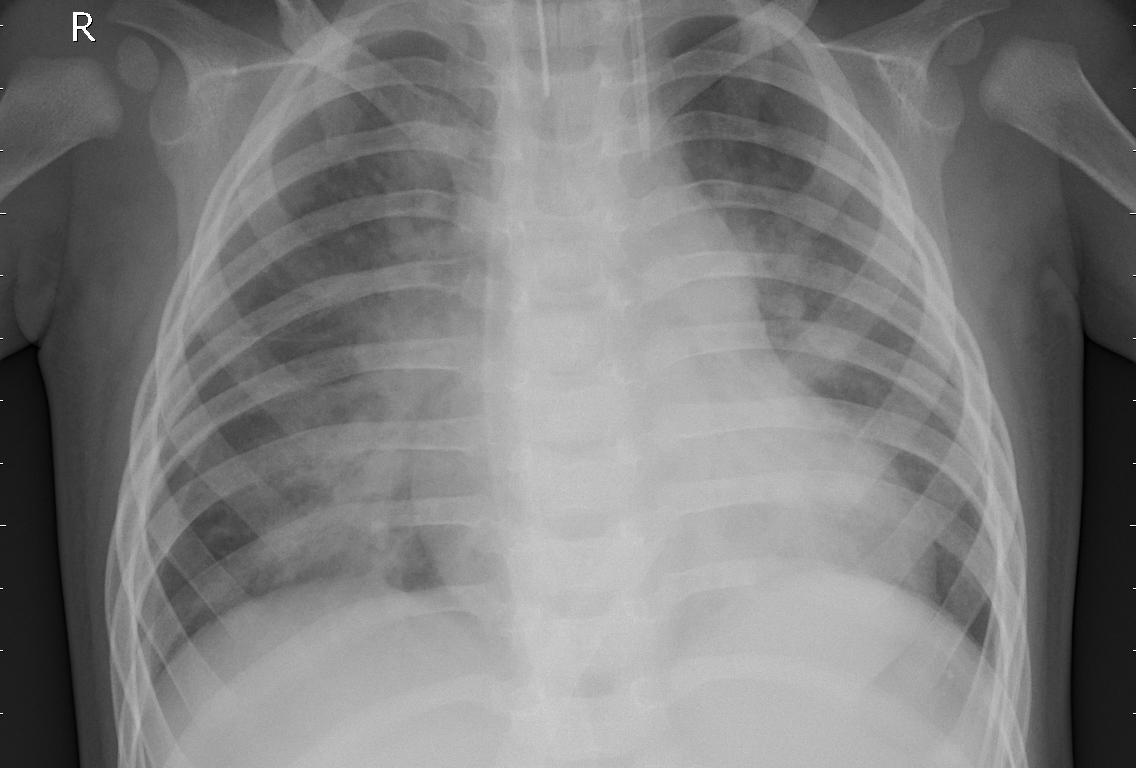
#> input picture deploy/web_v2/samples/bacterial.jpeg, 1136 x 768 px, found by its file name
$ python filter_demo.py --images ../deploy/web_v2/samples --image ../deploy/web_v2/samples/bacterial.jpeg --out out.png
#> lines starting #> are read from the running program, lines starting #| are printed output that depends on the picture
### training/shift_filters.py
"""장비 차이를 흉내 내는 고전 필터 모음 (장비 차이 민감도 시험용).

이 데이터는 한 병원(광저우)의 장비로 찍은 사진이다. 다른 병원 장비에서 찍으면
사진의 흐림·선명도·노이즈·밝기·대비·압축 정도가 달라진다. 실제 다른 병원 데이터가
없으므로, 그런 차이를 고전 영상처리 필터로 흉내 내서 모델이 얼마나 버티는지 본다.

규칙
- 모든 필터는 224×224 회색조(uint8) 영상에 적용한다. 원본 크기가 384~2916 픽셀로
  제각각이라, 같은 크기로 줄인 뒤 적용해야 σ(픽셀 단위) 같은 강도가 모든 사진에서
  같은 의미를 가진다.
- 결과를 디스크에 저장하지 않는다. 사진을 읽는 순간 메모리에서만 적용한다.
- 같은 입력에는 항상 같은 출력이 나온다 (노이즈도 사진마다 고정된 seed를 쓴다).
- numpy, cv2(OpenCV), PIL, 표준 라이브러리만 쓴다. 학습 서버(컨테이너)에도
  opencv-python 4.9.0.80, numpy 1.26.4가 있음을 확인했다.

사용 예:
    from shift_filters import SHIFTS, apply_shift
    out = apply_shift(gray_224, "blur", level=2, seed=123)
"""
import io

import cv2
import numpy as np
from PIL import Image

INPUT_SIZE = 224

# 필터 정의. level 0은 항상 "원본 그대로"이고, 1·2·3으로 갈수록 강해진다.
# 강도는 "실제 장비 차이로 있을 법한 범위"를 근거로 정했다 (근거: reports/shift_test/filter_rationale.md).
# 점수를 보고 고르지 않는다. 시험 전에 고정한다 (v2, 2026-10-19).
# 크기 감각: 224 픽셀이 가슴 폭 약 20cm에 해당하므로 1픽셀은 약 1mm다.
SHIFTS = {
    "blur": {
        "title": "흐림 (LPF 가우시안)",
        "situation": "CR 판처럼 해상도가 낮은 검출기, 환자 움직임",
        "param": "sigma",
        "levels": [0.5, 1.0, 2.0],
    },
    "sharpen": {
        "title": "경계 강조 (HPF 언샤프)",
        "situation": "제조사가 자동으로 거는 경계 강조 후처리",
        "param": "alpha (sigma 2)",
        "levels": [0.5, 1.0, 2.0],
    },
    "noise": {
        "title": "노이즈 (가우시안)",
        "situation": "저선량 촬영 (소아는 선량을 낮춰 찍음)",
        "param": "std (0~255 기준)",
        "levels": [4.0, 8.0, 16.0],
    },
    "bright": {
        "title": "밝게 (감마 < 1)",
        "situation": "과다 노출, 밝게 맞춘 표시 설정",
        "param": "gamma",
        "levels": [0.85, 0.7, 0.55],
    },
    "dark": {
        "title": "어둡게 (감마 > 1)",
        "situation": "노출 부족, 어둡게 맞춘 표시 설정",
        "param": "gamma",
        "levels": [1.2, 1.45, 1.8],
    },
    "contrast": {
        "title": "대비 감소",
        "situation": "산란선 차단 격자 없이 촬영, 창 설정 차이로 뿌연 사진",
        "param": "factor (평균 기준 축소)",
        "levels": [0.85, 0.7, 0.55],
    },
    "equalize": {
        "title": "대비 보정 (CLAHE / HE)",
        "situation": "제조사·병원마다 다른 자동 대비 보정",
        "param": "method",
        "levels": ["clahe_1.5", "clahe_3.0", "he"],
    },
    "jpeg": {
        "title": "압축 (JPEG)",
        "situation": "PACS 밖으로 내보내기, 메신저 전송, 재압축",
        "param": "quality",
        "levels": [75, 40, 20],
    },
}


def to_gray(image, size=INPUT_SIZE):
    """PIL 영상을 회색조로 바꾸고 size×size로 줄인다 (자르기 없음)."""
    gray = image.convert("L").resize((size, size), Image.BILINEAR)
    return np.asarray(gray, dtype=np.uint8)


def to_gray_224(image):
    """PIL 영상을 회색조로 바꾸고 224×224로 줄인다 (자르기 없음)."""
    return to_gray(image, INPUT_SIZE)


def _clip_uint8(x):
    return np.clip(np.rint(x), 0, 255).astype(np.uint8)


# [4 lines left out: function _gaussian, not called in this run]


def blur(img, sigma):
    """사진을 뿌옇게 만든다. 안경을 벗고 보는 것과 비슷하다."""
    return _gaussian(img, sigma)


# [74 lines left out: functions sharpen, add_noise, gamma_curve, reduce_contrast, equalize, jpeg and 1 more, not called in this run]

### src/gradcam.py
"""Grad-CAM: 모델이 사진의 어디를 보고 판단했는지 열지도로 보여 준다 (가이드 12장).

비유: 학생이 답을 고를 때 시험지의 어느 줄에 형광펜을 그었는지 보는 것과 같다.
형광펜 자국은 "참고한 곳"일 뿐, 그 줄이 정답의 근거라는 증명은 아니다.
그래서 이 열지도는 모델의 참고 영역이지 병변 경계나 임상적 원인의 증거가 아니다.

두 가지 질문
  Q1 (test, 최종 모델 D): 정상 사진을 폐렴으로 틀릴 때 폐(중앙)를 보는가, 테두리·모서리(표식·배경)를 보는가.
  Q2 (val, 실험 B vs D): 노이즈(std 16)를 넣으면 B 는 바이러스성으로 쏠리고 D 는 버틴다.
      같은 사진에서 두 모델의 열지도가 노이즈 전후로 어떻게 바뀌는가.

규칙
  - 재학습 없음, 임계값 조정 없음, AWS 사용 없음. CPU 만 쓴다 (MPS 사용 안 함). 스레드는 5개로 제한.
  - Q1 은 test 예측표(reports/test_eval/aws/test_predictions.csv)에서 excluded==False 인 618장만 연다.
    입력 전처리는 학습·평가와 똑같은 P0 (train.py 의 build_transform("P0")).
  - Q2 는 val 행만 연다. 입력 경로는 장비 차이 시험(shift_eval.py)과 똑같이
    "회색조 → 224 → (노이즈) → 3채널 → 정규화", 노이즈 seed 는 42 + (val 안에서의 순번).
  - 외부 Grad-CAM 라이브러리를 쓰지 않고 PyTorch 훅으로 직접 구현한다.

사용 예 (p1 폴더에서):
    .venv/bin/python src/gradcam.py

결과 (reports/gradcam/):
    cam_region_stats.csv     사진·지도별 영역 비율 (테두리 / 위 모서리 / 중앙 흉부 상자)
    gradcam_summary.json     보고서에 쓴 숫자 전부
    gradcam_tables.md        자동으로 만든 표 (보고서 원본 숫자)
    q1_test_examples.png     test 그룹별 예시 4장씩 (D, 예측 클래스 지도)
    q1_misclassified_pred_vs_true.png  정상 오분류 예시의 예측 클래스 지도 vs 정답(정상) 클래스 지도
    q1_mean_maps.png         test 그룹별 평균 지도 + 영역 정의 그림
    q2_noise_B_vs_D.png      val 사진의 [원본 B / 노이즈 B / 원본 D / 노이즈 D]
    q2_mean_maps.png         val 평균 지도 (원본·노이즈, B·D)
"""
import argparse
import csv
import json
import sys
import time
from pathlib import Path

import numpy as np
import torch
import torch.nn.functional as F
from PIL import Image
from scipy import stats

ROOT = Path(__file__).resolve().parents[1]
sys.path.insert(0, str(ROOT / "training"))
sys.path.insert(0, str(ROOT / "src"))
import train as T  # noqa: E402  (P0 전처리·지표를 학습 코드와 똑같이 쓰기 위해)
from shift_filters import SHIFTS, apply_shift, to_gray_224  # noqa: E402
from shift_eval import gray_to_tensor, load_model  # noqa: E402  (장비 차이 시험과 같은 모델 로드·입력 경로)

CLASS_KO = ["정상", "세균성", "바이러스성"]
SIZE = 224
NOISE_LEVEL = 3  # shift_filters 의 noise 강도 3 = std 16 (0~255 기준)
MODEL_DIRS = {
    "B": ROOT / "runs/results/b-20261019-103853/model",
    "D": ROOT / "runs/results/d-20261019-134621/model",
}
JOB_NAMES = {
    "B": "p1-cxr-<학생ID>-b-20261019-103853",
    "D": "p1-cxr-<학생ID>-d-20261019-134621",
}
# test 결과 그룹: (이름, 정답, 예측, 한국어 설명)
GROUPS = [
    ("N→N", 0, 0, "정상→정상 (맞힘)"),
    ("N→V", 0, 2, "정상→바이러스성 (틀림)"),
    ("N→B", 0, 1, "정상→세균성 (틀림)"),
    ("B→B", 1, 1, "세균성→세균성 (맞힘)"),
    ("V→V", 2, 2, "바이러스성→바이러스성 (맞힘)"),
    ("B→V", 1, 2, "세균성→바이러스성 (틀림)"),
    ("V→B", 2, 1, "바이러스성→세균성 (틀림)"),
]
GROUP_KO = {g[0]: g[3] for g in GROUPS}
REGIONS = ["center", "border", "corner"]  # 주 지표 세 개 (표의 열 순서도 이 순서)
SUB_BANDS = ["band_top", "band_bottom", "band_sides"]  # 테두리 띠를 위·아래·좌우로 나눈 것 (어느 쪽 테두리인지)
METRICS = REGIONS + SUB_BANDS + ["active", "cy"]
METRIC_KO = {"center": "중앙 흉부 상자", "border": "테두리 띠", "corner": "위 모서리",
             "band_top": "테두리-위", "band_bottom": "테두리-아래", "band_sides": "테두리-좌우",
             "active": "활성 면적(≥0.5)", "cy": "무게중심 세로(0 위~1 아래)"}


# ----------------------------------------------------------------------------
# Grad-CAM
# ----------------------------------------------------------------------------
class GradCAM:
    """model.layer4[-1] (출력 512채널 × 7×7) 기준 표준 Grad-CAM.

    순서: (1) 대상 클래스 점수(softmax 전 logit)를 layer4 출력으로 미분한다.
          (2) 채널마다 기울기를 7×7 평균 → 그 채널의 "중요도" 가중치.
          (3) 가중치 × 특징 지도를 채널 방향으로 더한다 → ReLU (그 클래스 쪽으로 미는 곳만 남김).
          (4) 224×224 로 쌍선형 확대 → 사진마다 0~1 로 정규화(최소-최대).
    속도: 몸통(conv1~layer4) 파라미터의 기울기는 필요 없으므로, 훅에서 layer4 출력을 떼어 내
          그 지점부터만 미분한다. 그래서 역전파는 avgpool + fc 만 지나간다.
    """

    # [36 lines left out: functions __init__, _hook, __call__, not called in this run]


# ----------------------------------------------------------------------------
# 영역 지표 (폐 마스크가 없어서 쓰는 상자 근사)
# ----------------------------------------------------------------------------
def region_masks(size=SIZE):
    """224×224 위의 세 영역. 픽셀 중심 좌표를 0~1 로 보고 정한다."""
    c = (np.arange(size) + 0.5) / size
    X, Y = np.meshgrid(c, c)  # X: 가로(왼→오), Y: 세로(위→아래)
    border = (X < 0.15) | (X > 0.85) | (Y < 0.15) | (Y > 0.85)
    corner = (Y < 0.20) & ((X < 0.20) | (X > 0.80))
    center = (X >= 0.15) & (X < 0.85) & (Y >= 0.10) & (Y < 0.85)
    # 테두리 띠 세분: 위(세로 0~15%), 아래(85~100%), 좌우(나머지 높이에서 가로 바깥 15%). 세 개를 더하면 테두리 띠.
    band_top = Y < 0.15
    band_bottom = Y > 0.85
    band_sides = ~band_top & ~band_bottom & ((X < 0.15) | (X > 0.85))
    return {"center": center, "border": border, "corner": corner,
            "band_top": band_top, "band_bottom": band_bottom, "band_sides": band_sides}


MASKS = region_masks()
AREA = {k: float(m.mean()) for k, m in MASKS.items()}  # 지도가 고르게 퍼져 있을 때의 기대 비율
_YC = ((np.arange(SIZE) + 0.5) / SIZE)[:, None].repeat(SIZE, 1).ravel()  # 픽셀 세로 좌표 0~1


# [50 lines left out: functions region_fractions, metric_cols, pearson_rows, bootstrap_diff, bootstrap_mean, denorm_gray, not called in this run]


# ----------------------------------------------------------------------------
# 그림
# ----------------------------------------------------------------------------
def setup_matplotlib():
    import matplotlib
    matplotlib.use("Agg")
    import matplotlib.pyplot as plt
    from matplotlib import font_manager
    font_manager.fontManager.addfont("/System/Library/Fonts/AppleSDGothicNeo.ttc")
    plt.rcParams["font.family"] = "Apple SD Gothic Neo"
    plt.rcParams["axes.unicode_minus"] = False
    return plt


# [8 lines left out: function overlay, not called in this run]


def prob_text(p):
    return f"정상 {p[0]:.2f} · 세균 {p[1]:.2f} · 바이러스 {p[2]:.2f}"


# [468 lines left out: functions draw_regions, sanity_checks, run_q1, run_q2, write_tables, not called in this run]


# ----------------------------------------------------------------------------
# main
# ----------------------------------------------------------------------------
Q2_COLS = ["center", "border", "band_bottom", "corner", "active", "cy"]
FIELDS = ["split", "model", "condition", "target_kind", "target_class", "relative_path", "true_label", "pred_label",
          "p_normal", "p_bacterial", "p_viral", "outcome_group", "center_frac", "border_frac", "corner_frac",
          "band_top_frac", "band_bottom_frac", "band_sides_frac", "active_area", "cam_cy", "cam_nonzero",
          "corr_with_clean"]


# [46 lines left out: function main, not called in this run]


# [2 lines that do not run on import are left out]

### src/filter_demo.py
"""장비 차이 필터를 실제 흉부 X선 한 장에 걸어 크게 보여 주는 그림 (발표·설명용, 모델과 무관).

그림 1 demo_grid.png  원본 + 필터 8종(가장 센 단계)을 한 화면에 (3×3)
그림 2 demo_zoom.png  흐림·경계 강조·노이즈·JPEG 는 전체 사진에서 구분하기 어려워서 64×64 영역을 확대해 원본·약·중·강을 나란히

필터와 강도는 training/shift_filters.py 의 SHIFTS 그대로다 (시험 전에 고정한 값). 224×224 회색조에서 적용한다.

사용 예 (p1 폴더에서):
    .venv/bin/python src/filter_demo.py --images ~/data/chest_xray --image train/NORMAL/IM-0487-0001.jpeg --out reports/shift_gallery
"""
import argparse
import sys
from pathlib import Path

import numpy as np
from PIL import Image

ROOT = Path(__file__).resolve().parents[1]
sys.path.insert(0, str(ROOT / "training"))
sys.path.insert(0, str(ROOT / "src"))
from shift_filters import SHIFTS, apply_shift, to_gray_224  # noqa: E402
from gradcam import setup_matplotlib  # noqa: E402

# 3×3 배치 순서 (원본 포함 9칸)
GRID = ["original", "blur", "sharpen", "noise", "bright", "dark", "contrast", "equalize", "jpeg"]
ZOOM_FILTERS = ["blur", "sharpen", "noise", "jpeg"]
CROP = (slice(70, 134), slice(30, 94))  # 확대할 64×64 영역 (왼쪽 폐 윗부분, 갈비뼈와 폐 무늬가 보이는 곳)


def level_text(name, lv):
    v = SHIFTS[name]["levels"][lv - 1]
    return f"{v}"


# [54 lines left out: functions fig_grid, fig_zoom, save_tiles, not called in this run]


def main():
    ap = argparse.ArgumentParser()
    ap.add_argument("--images", required=True, help="이미지 루트 (예: ~/data/chest_xray)")
    ap.add_argument("--image", required=True, help="이미지 루트 기준 상대 경로")
    ap.add_argument("--out", required=True)
    args = ap.parse_args()
    out = Path(args.out)
    out.mkdir(parents=True, exist_ok=True)
    with Image.open(Path(args.images).expanduser() / args.image) as im:
#> im is the input picture: PIL image 1136x768 L; min 0, max 255, mean 125.1
        g = to_gray_224(im)
#> in to_gray, `gray = image.convert("L").resize((size, size), Image.BILINEAR)`:
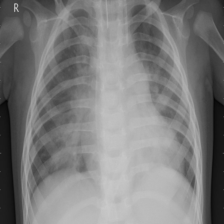
#> gray: PIL image 224x224 L; min 4, max 202, mean 125.1
    plt = setup_matplotlib()
    fig_grid(plt, g, out)
    fig_zoom(plt, g, out)
    save_tiles(g, out)
    print(f"저장: {out / 'demo_grid.png'}, {out / 'demo_zoom.png'}, {out / 'tiles'}/*.png")


if __name__ == "__main__":
#> (the run stopped early here; a loop or call above may not have finished)

$ run again, on deploy/web_v2/samples/viral.jpeg
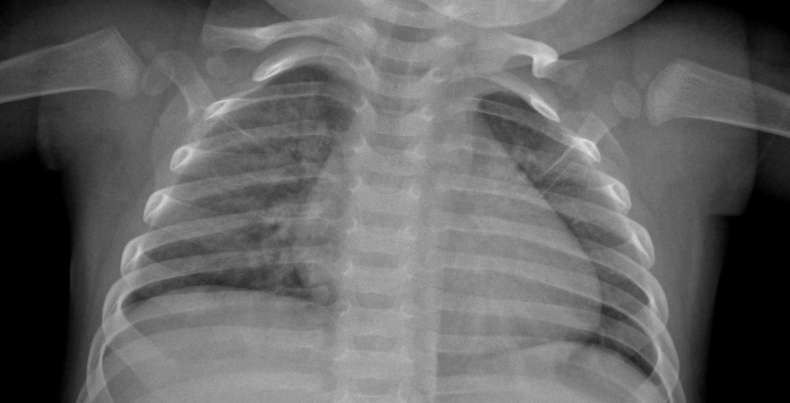
#> input picture deploy/web_v2/samples/viral.jpeg, 1580 x 805 px, found by its file name (shown at 1/2 size)
#> in main, im is the input picture: PIL image 1580x805 L; min 0, max 225, mean 100
#> in to_gray, `gray = image.convert("L").resize((size, size), Image.BILINEAR)`:
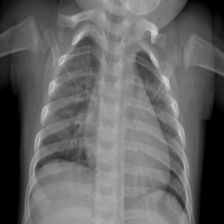
#> gray: PIL image 224x224 L; min 0, max 213, mean 100
